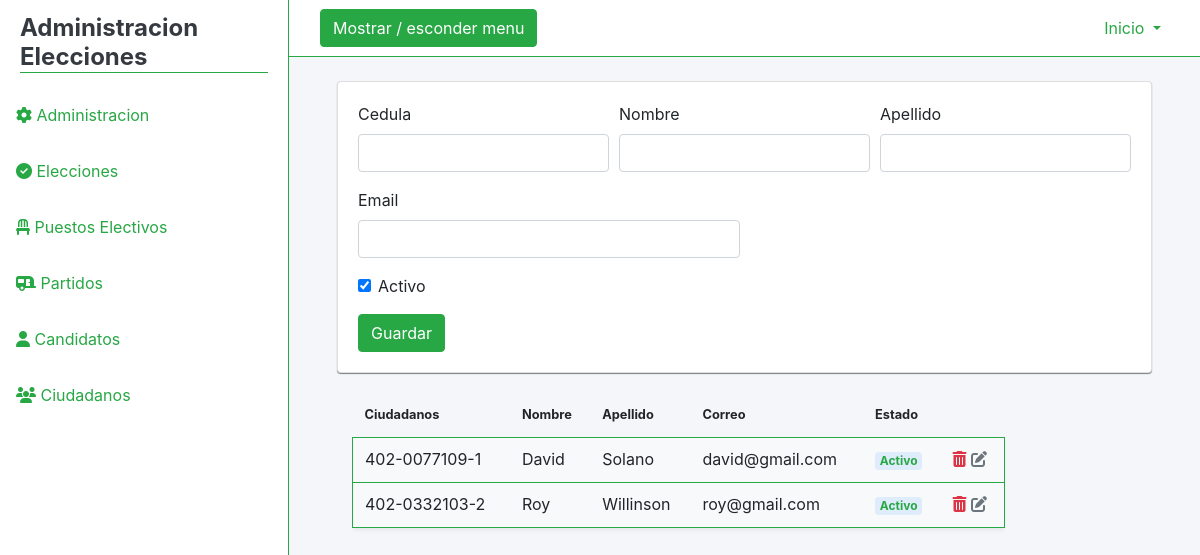
Page /ciudadanos/vistas/addCiudadano.php on the earlier database version.
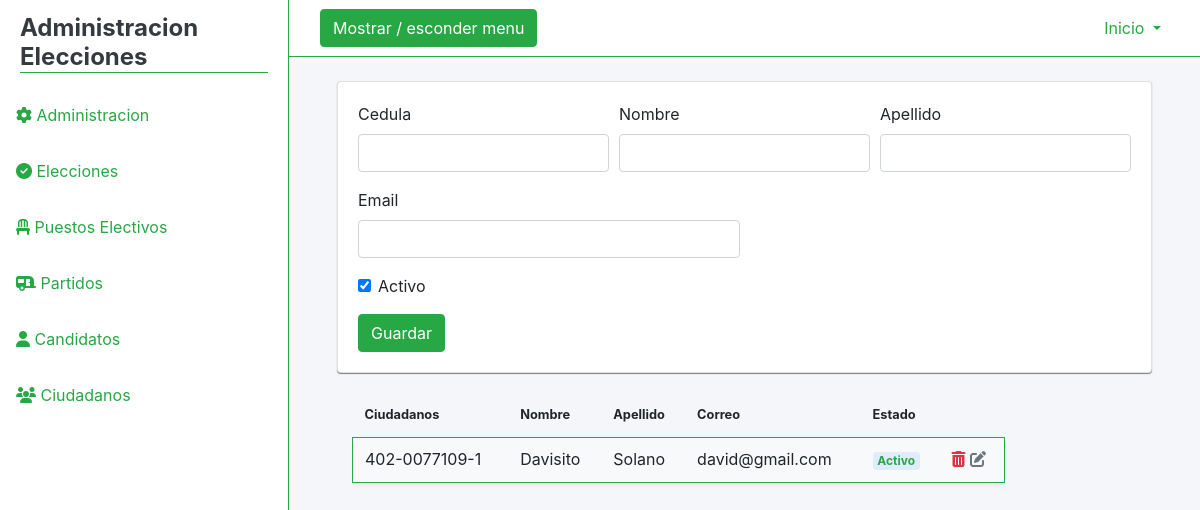
Same page on the later database version.
### tables this page shows
CREATE TABLE `ciudadanos` (
  `Cedula` varchar(45) NOT NULL,
  `Nombre` varchar(45) DEFAULT NULL,
  `Apellido` varchar(45) DEFAULT NULL,
  `Email` varchar(45) DEFAULT NULL,
  `Estado` varchar(45) DEFAULT NULL
);

### ciudadanos/servicios/CiudadanoServiceDataBase.php (called while the page is built, shortened)
<?php
class CiudadanoServiceDatabase
{
    private $context;
    public function __construct()
    {
        $this->context = new Conexion();
    }
    public function GetList()
    {
        $ciudadanos = array();
        $db = $this->context->conectar();
        $stmt = $db->prepare("SELECT * FROM ciudadanos WHERE Estado <> 'Inactivo' ");
        $stmt->execute();
        $result = $stmt->get_result();
        if ($result->num_rows !== 0) {
            while ($row = $result->fetch_object()) {
                $ciudadano = new Ciudadano();
                $ciudadano->InicializarDatos($row->Cedula, $row->Nombre, $row->Apellido, $row->Email, $row->Estado);
                array_push($ciudadanos, $ciudadano);
            }
        }
        return $ciudadanos;
    }
}

### ciudadanos/servicios/ciudadano.php (called while the page is built, shortened)
<?php
class Ciudadano
{
    public function InicializarDatos($Cedula, $Nombre, $Apellido, $Email, $Estado)
    {
        $this->Cedula = $Cedula;
        $this->Nombre = $Nombre;
        $this->Apellido = $Apellido;
        $this->Email = $Email;
        $this->Estado = $Estado;
    }
}

### ciudadanos/vistas/addCiudadano.php (the view, shortened to what the changed rows need)
<?php
require_once '../servicios/CiudadanoServiceDatabase.php';
require_once '../servicios/ciudadano.php';
$ciudadano = new CiudadanoServiceDatabase();
$lista = $ciudadano->GetList();
?>
<!DOCTYPE html>
<html lang="en">
<head>
    <link rel="stylesheet" href="../../assets/css/admin.css" type="text/css">
    <link rel="stylesheet" href="https://stackpath.bootstrapcdn.com/bootstrap/4.5.0/css/bootstrap.min.css">
</head>
<body>
<div class="d-flex" id="content-wrapper">
    <div id="page-content-wrapper" class="w-100 bg-light-blue">
            <div class="col-xl-9 col-lg-12 ml-5 mt-3">
              <div class="table-responsive">
                <table class="table">
                  <thead>
                    <tr>
                      <th colspan="col"><small class="font-weight-bold">Ciudadanos<small></th>
     <th scope="col"><small class="font-weight-bold">Nombre<small></th>
                      <th scope="col"><small class="font-weight-bold">Apellido<small></th>
                       <th scope="col"><small class="font-weight-bold">Correo<small></th>
                       <th scope="col"><small class="font-weight-bold">Estado<small></th>
                    </tr>
                  </thead>
                  <tbody>
                      <?php foreach ($lista as $list): ?>
                    <tr class="shadow-sm border border-success rounded">
                      <td class="align-middle"><span class="d-block"> <?php echo $list->Cedula; ?></span></td>
                      <td class="align-middle"><span class="d-block"> <?php echo $list->Nombre; ?></span></td>
                      <td class="align-middle"><span class="d-block"> <?php echo $list->Apellido; ?> </span></td>
                      <td class="align-middle"><span class="d-block"> <?php echo $list->Email; ?> </span></td>
                      <td class="align-middle"><span class="badge badge-primary text-success"> <?php echo $list->Estado ?></span></td>
                      <td class="align-middle">
                          <a href="../servicios/borrar.php?id=<?php echo $list->Cedula; ?>"> <i class="fas fa-trash-alt text-danger"></i></a>
                         <a href="editCiudadano.php?id=<?php echo $list->Cedula; ?>">  <i class="fas fa-edit text-secondary"></i>   </td></a>
                    </tr>
                    <?php endforeach;?>
                  </tbody>
                </table>
              </div>
            </div>
</body>
</html>

Differences in the rows shown:
no longer on this page (row edited): ciudadanos: Cedula "402-0332103-2", Nombre "Roy", Apellido "Willinson", Email "roy@gmail.com", Estado "Activo"
changed ciudadanos "Solano": Nombre "David" → "Davisito"
